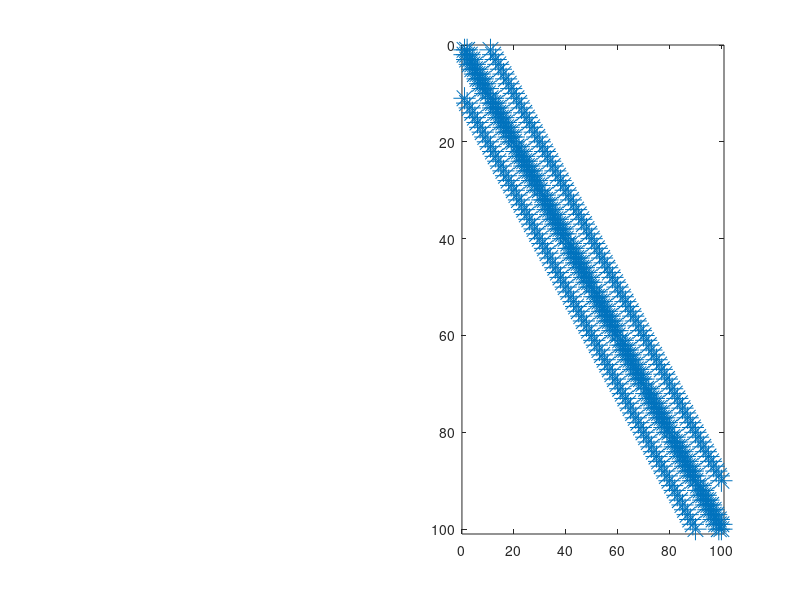

The MATLAB script that drew this image: (Note: this script raises an error after producing the figure.)
clf
pos=get(gcf,'pos');
pos(3)=pos(4)*2;
set(gcf,'pos',pos);

pausetime=0.5;

for method=1:5
  N=10;
  A=sparse(toeplitz([2,-1,zeros(1,N-2)]));
  I=speye(N,N);
  B=kron(A,I)+kron(I,A);
  [x,y]=ndgrid(1:N,1:N);
  B0=B;
  L0=chol(B0)';
  
  switch method
   case 1
    p=1:N^2;
    methodstr='Natural Ordering';
   case 2
    p=symrcm(B);
    methodstr='Reverse Cuthill-McKee';
   case 3
    p=realmmd(B);
    methodstr='Minimum Degree';
   case 4
    p=symamd(B);
    methodstr='SYMAMD (MATLAB Default)';
   case 5
    % Precomputed (for 10-by-10 only)
    p=[13 12 11 1 2 31 41 42 32 21 22 4 15 25 24 35 34 44 45 3 14 23 33 43 61 62 72 73 81 91 92 71 82 64 65 75 85 95 94 84 63 74 83 93 51 52 53 54 55 6 7 18 27 37 48 17 28 38 9 10 20 30 40 50 8 19 29 39 49 57 67 78 87 97 98 77 88 69 70 80 90 100 68 79 89 99 47 58 59 60 5 16 26 36 46 56 66 76 86 96];
    methodstr='Nested Dissection';
  end

  B=B(p,p);
  R=chol(B);
  xy=[x(p);y(p)]';
  Bplt=B;
  
  nflops=0;
  n=size(B,1);
  L=zeros(n);
  
  labelpars={'fontname','helvetica','fontsize',16,'horiz','center'};
  flashpars={'fontname','helvetica','fontsize',25,'horiz','center'};
  titlepars={'fontname','helvetica','fontsize',32,'horiz','center'};
  lpars={'marker','.','linestyle','none','markersize',64};
  tpars={'fontname','helvetica','fontsize',16,'horiz','center','col','g'};
  for i=1:n
    subplot(1,2,2)
    spy(Bplt,16), xlabel('');
    nzhandle=text(50,114.9,['nz = ',int2str(nnz(Bplt))],flashpars{:});

    subplot(1,2,1)
    cla
    gplot(B,xy);
    line(xy(i:N^2,1),xy(i:N^2,2),'color','k',lpars{:});
    for j=i:n
      degree=length(find(B(:,j)))-1;
      text(xy(j,1),xy(j,2),int2str(degree),tpars{:});
    end
    axis equal,axis off,axis([1,N,1,N])
    
    flophandle=text(5.5,-.25,['flops = ',int2str(nflops)],flashpars{:});
    titlehandle=text(11.5,11.2,methodstr,titlepars{:});
    
    pause(pausetime);
    if i==1
      pause
    end
    
    subplot(1,2,2)
    Btmp=sparse(N^2,N^2);
    Btmp(i,i:N^2)=Bplt(i,i:N^2);
    Btmp(i:N^2,i)=Bplt(i:N^2,i);
    hold on, spy(Btmp,'r',25), xlabel(''); hold off
    delete(nzhandle);
    if i==n
      nzhandle=text(50,114.9,['nz = ',int2str(nnz(Bplt))],flashpars{:}); 
    else
      nzhandle=text(50,113.25,['nz = ',int2str(nnz(Bplt))],labelpars{:});
    end
    
    subplot(1,2,1)
    line(xy(i,1),xy(i,2),'color','r',lpars{:});
    delete(flophandle);
    if i==n
      flophandle=text(5.5,-.25,['flops = ',int2str(nflops)],flashpars{:});
    else
      flophandle=text(5.5,-.1,['flops = ',int2str(nflops)],labelpars{:});
    end
    
    pause(pausetime);
    
    degree=length(find(B(:,i)))-1;
    nflops=nflops+2*degree^2;
    
    L(i,i)=sqrt(B(i,i));
    L(i+1:n,i)=B(i+1:n,i)/L(i,i);
    B(i+1:n,i+1:n)=B(i+1:n,i+1:n)-L(i+1:n,i)*L(i+1:n,i)';
    Bplt(i+1:n,i+1:n)=Bplt(i+1:n,i+1:n)-L(i+1:n,i)*L(i+1:n,i)';
    B(i, i:n)=0;
    B(i:n, i)=0;
    Bplt(i+1:n,i)=0;
  end
  pause
end
